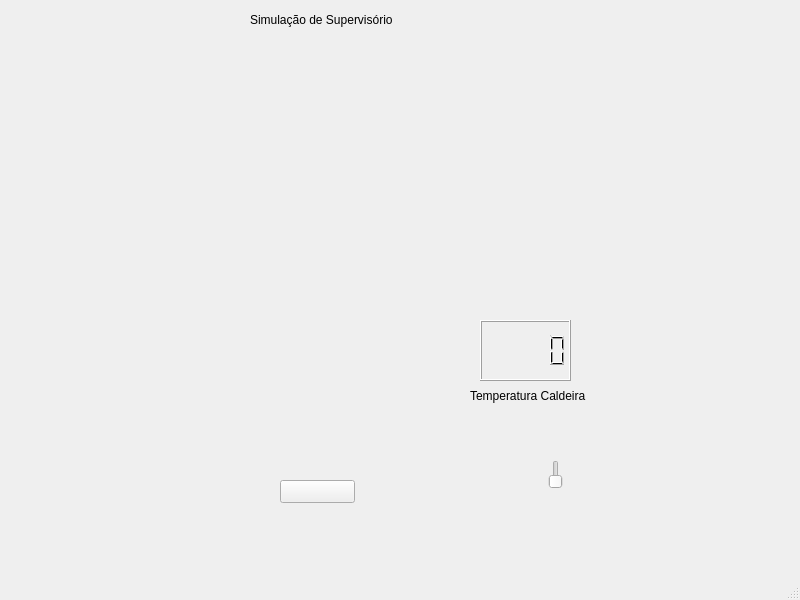
<?xml version="1.0" encoding="UTF-8"?>
<ui version="4.0">
 <class>MainWindow</class>
 <widget class="QMainWindow" name="MainWindow">
  <property name="geometry">
   <rect>
    <x>0</x>
    <y>0</y>
    <width>800</width>
    <height>600</height>
   </rect>
  </property>
  <property name="windowTitle">
   <string>MainWindow</string>
  </property>
  <widget class="QWidget" name="centralwidget">
   <widget class="QWidget" name="widget" native="true">
    <property name="geometry">
     <rect>
      <x>0</x>
      <y>0</y>
      <width>801</width>
      <height>571</height>
     </rect>
    </property>
    <widget class="Dial_3" name="dial_3Widget">
     <property name="geometry">
      <rect>
       <x>250</x>
       <y>40</y>
       <width>186</width>
       <height>186</height>
      </rect>
     </property>
     <property name="toolTip">
      <string>Dial Widget 3</string>
     </property>
     <property name="whatsThis">
      <string>SCADA Dial 3</string>
     </property>
    </widget>
    <widget class="Display" name="display_2">
     <property name="geometry">
      <rect>
       <x>470</x>
       <y>380</y>
       <width>151</width>
       <height>31</height>
      </rect>
     </property>
     <property name="toolTip">
      <string>Display Widget</string>
     </property>
     <property name="whatsThis">
      <string>Display SCADA</string>
     </property>
     <property name="text">
      <string>Temperatura Caldeira</string>
     </property>
    </widget>
    <widget class="Dial_2" name="dial_2Widget">
     <property name="geometry">
      <rect>
       <x>50</x>
       <y>30</y>
       <width>196</width>
       <height>196</height>
      </rect>
     </property>
     <property name="toolTip">
      <string>Dial Widget 2</string>
     </property>
     <property name="whatsThis">
      <string>SCADA Dial 2</string>
     </property>
    </widget>
    <widget class="DisplayLCD" name="displayLCD">
     <property name="geometry">
      <rect>
       <x>480</x>
       <y>320</y>
       <width>91</width>
       <height>61</height>
      </rect>
     </property>
     <property name="toolTip">
      <string>DisplayLCD Widget</string>
     </property>
     <property name="whatsThis">
      <string>DisplayLCD SCADA</string>
     </property>
    </widget>
    <widget class="Thermo" name="thermo">
     <property name="geometry">
      <rect>
       <x>580</x>
       <y>20</y>
       <width>93</width>
       <height>401</height>
      </rect>
     </property>
     <property name="toolTip">
      <string>Thermo Widget</string>
     </property>
     <property name="whatsThis">
      <string>SCADA Thermo</string>
     </property>
    </widget>
    <widget class="OnOffButton" name="onOffButton">
     <property name="geometry">
      <rect>
       <x>280</x>
       <y>480</y>
       <width>75</width>
       <height>23</height>
      </rect>
     </property>
     <property name="toolTip">
      <string>OnOffButton Widget</string>
     </property>
     <property name="whatsThis">
      <string>SCADA OnOffButton</string>
     </property>
    </widget>
    <widget class="Thermometer" name="thermometer">
     <property name="geometry">
      <rect>
       <x>480</x>
       <y>20</y>
       <width>121</width>
       <height>311</height>
      </rect>
     </property>
     <property name="toolTip">
      <string>Thermometer Widget</string>
     </property>
     <property name="whatsThis">
      <string>SCADA Thermometer</string>
     </property>
    </widget>
    <widget class="Led" name="led">
     <property name="geometry">
      <rect>
       <x>110</x>
       <y>430</y>
       <width>88</width>
       <height>88</height>
      </rect>
     </property>
     <property name="toolTip">
      <string>Led Widget</string>
     </property>
     <property name="whatsThis">
      <string>Led SCADA</string>
     </property>
    </widget>
    <widget class="Slider" name="slider">
     <property name="geometry">
      <rect>
       <x>460</x>
       <y>460</y>
       <width>191</width>
       <height>29</height>
      </rect>
     </property>
     <property name="toolTip">
      <string>Slider Widget</string>
     </property>
     <property name="whatsThis">
      <string>SCADA Slider</string>
     </property>
    </widget>
    <widget class="Dial_1" name="dial_1Widget">
     <property name="geometry">
      <rect>
       <x>50</x>
       <y>230</y>
       <width>196</width>
       <height>196</height>
      </rect>
     </property>
     <property name="toolTip">
      <string>Dial Widget 1</string>
     </property>
     <property name="whatsThis">
      <string>Widgets SCADA dial</string>
     </property>
    </widget>
    <widget class="Display" name="display">
     <property name="geometry">
      <rect>
       <x>250</x>
       <y>10</y>
       <width>221</width>
       <height>20</height>
      </rect>
     </property>
     <property name="toolTip">
      <string>Display Widget</string>
     </property>
     <property name="whatsThis">
      <string>Display SCADA</string>
     </property>
     <property name="text">
      <string>Simulação de Supervisório</string>
     </property>
    </widget>
    <widget class="Dial" name="dial_Widget">
     <property name="geometry">
      <rect>
       <x>250</x>
       <y>240</y>
       <width>202</width>
       <height>202</height>
      </rect>
     </property>
     <property name="toolTip">
      <string>Dial Widget</string>
     </property>
     <property name="whatsThis">
      <string>Dial SCADA</string>
     </property>
     <property name="MaxValue">
      <number>150</number>
     </property>
     <property name="UpperLimitScale" stdset="0">
      <number>5</number>
     </property>
     <property name="StepScale" stdset="0">
      <number>10</number>
     </property>
    </widget>
   </widget>
  </widget>
  <widget class="QMenuBar" name="menubar">
   <property name="geometry">
    <rect>
     <x>0</x>
     <y>0</y>
     <width>800</width>
     <height>21</height>
    </rect>
   </property>
  </widget>
  <widget class="QStatusBar" name="statusbar"/>
 </widget>
 <customwidgets>
  <customwidget>
   <class>Dial_1</class>
   <extends>QwtDial</extends>
   <header>dial_1</header>
  </customwidget>
  <customwidget>
   <class>Dial_2</class>
   <extends>QwtDial</extends>
   <header>dial_2</header>
  </customwidget>
  <customwidget>
   <class>Dial_3</class>
   <extends>QwtDial</extends>
   <header>dial_3</header>
  </customwidget>
  <customwidget>
   <class>Dial</class>
   <extends>QwtDial</extends>
   <header>dial</header>
  </customwidget>
  <customwidget>
   <class>Display</class>
   <extends>QLabel</extends>
   <header>display</header>
  </customwidget>
  <customwidget>
   <class>DisplayLCD</class>
   <extends>QLCDNumber</extends>
   <header>lcd</header>
  </customwidget>
  <customwidget>
   <class>Led</class>
   <extends>QWidget</extends>
   <header>led</header>
  </customwidget>
  <customwidget>
   <class>OnOffButton</class>
   <extends>QPushButton</extends>
   <header>onOfButton</header>
  </customwidget>
  <customwidget>
   <class>Slider</class>
   <extends>QSlider</extends>
   <header>slider</header>
  </customwidget>
  <customwidget>
   <class>Thermometer</class>
   <extends>QWidget</extends>
   <header>thermometer</header>
  </customwidget>
  <customwidget>
   <class>Thermo</class>
   <extends>QWidget</extends>
   <header>thermo</header>
  </customwidget>
  <customwidget>
   <class>QwtDial</class>
   <extends>QWidget</extends>
   <header>qwt_dial.h</header>
  </customwidget>
 </customwidgets>
 <resources/>
 <connections/>
</ui>
